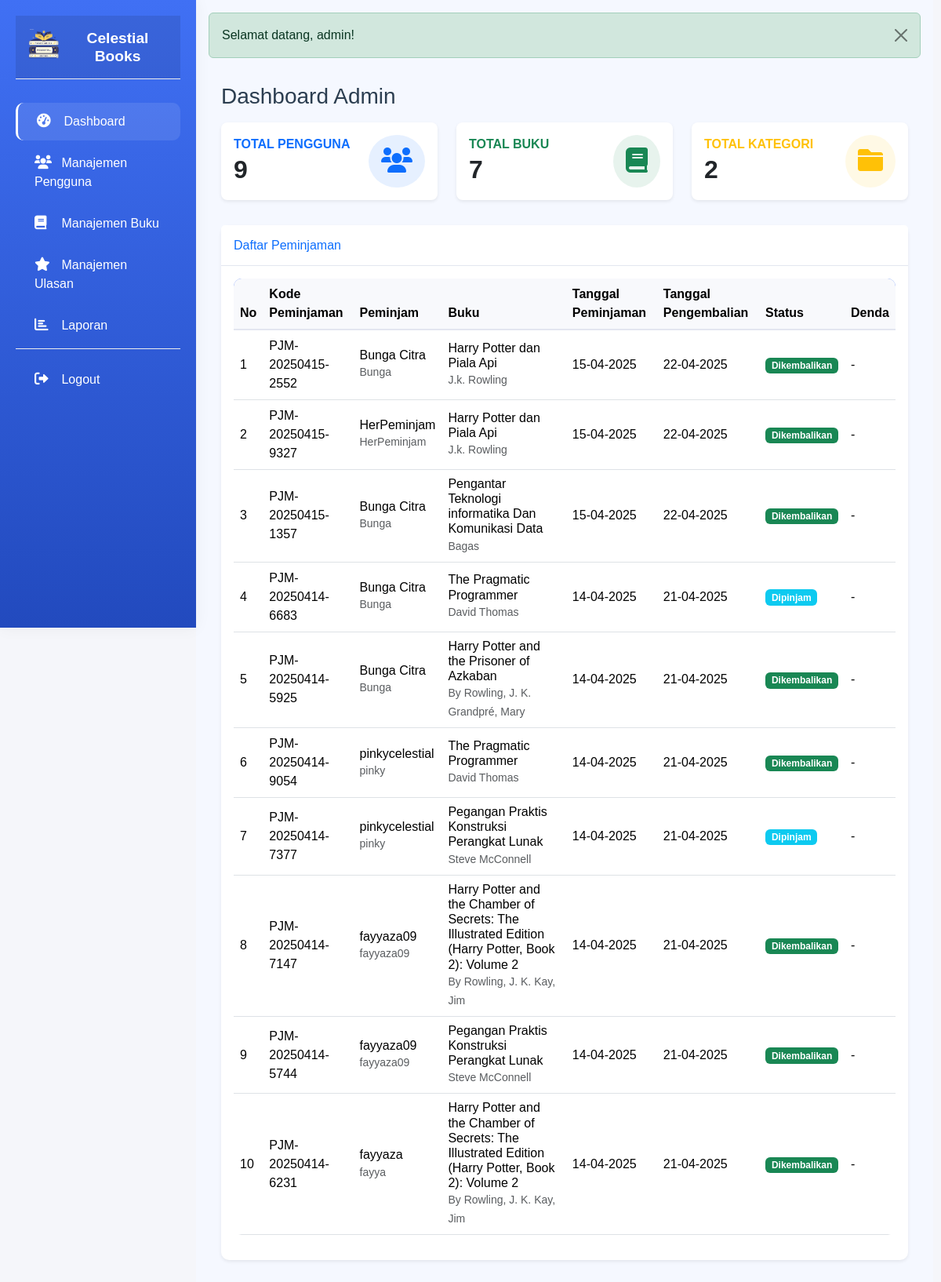
The page /modules/admin/dashboard.php (signed in) on the database its author committed.
### tables this page shows
CREATE TABLE `peminjaman` (
  `id` int(11) NOT NULL,
  `kode_peminjaman` varchar(20) NOT NULL,
  `user_id` int(11) DEFAULT NULL,
  `buku_id` int(11) DEFAULT NULL,
  `tanggal_peminjaman` date NOT NULL,
  `tanggal_pengembalian` date NOT NULL,
  `tanggal_dikembalikan` date DEFAULT NULL,
  `status_peminjaman` enum('dipinjam','dikembalikan','terlambat') DEFAULT 'dipinjam',
  `denda` decimal(10,2) DEFAULT 0.00,
  `catatan` text DEFAULT NULL,
  `petugas_id` int(11) DEFAULT NULL,
  `created_at` timestamp NOT NULL DEFAULT current_timestamp(),
  `updated_at` timestamp NOT NULL DEFAULT current_timestamp() ON UPDATE current_timestamp()
);

CREATE TABLE `users` (
  `id` int(11) NOT NULL,
  `username` varchar(255) NOT NULL,
  `email` varchar(255) NOT NULL,
  `password` varchar(255) NOT NULL,
  `nama_lengkap` varchar(255) NOT NULL,
  `alamat` text DEFAULT NULL,
  `no_telepon` varchar(15) DEFAULT NULL,
  `role` enum('admin','petugas','peminjam') NOT NULL,
  `created_at` timestamp NOT NULL DEFAULT current_timestamp(),
  `updated_at` timestamp NOT NULL DEFAULT current_timestamp() ON UPDATE current_timestamp(),
  `reset_token` varchar(64) DEFAULT NULL,
  `reset_expires` datetime DEFAULT NULL
);

CREATE TABLE `buku` (
  `id` int(11) NOT NULL,
  `kode_buku` varchar(20) NOT NULL,
  `judul` varchar(255) NOT NULL,
  `penulis` varchar(255) NOT NULL,
  `penerbit` varchar(255) NOT NULL,
  `tahun_terbit` int(11) NOT NULL,
  `isbn` varchar(20) DEFAULT NULL,
  `stok` int(11) NOT NULL DEFAULT 1,
  `cover_img` varchar(255) DEFAULT 'default_cover.jpg',
  `deskripsi` text DEFAULT NULL,
  `created_at` timestamp NOT NULL DEFAULT current_timestamp(),
  `updated_at` timestamp NOT NULL DEFAULT current_timestamp() ON UPDATE current_timestamp(),
  `rating` decimal(3,1) NOT NULL DEFAULT 0.0
);

### modules/admin/dashboard.php (the view, shortened to what this page needs)
<?php
$db = new Database();
$conn = $db->getConnection();
$stats = [
    'total_users' => $conn->query("SELECT COUNT(*) FROM users")->fetchColumn(),
    'total_books' => $conn->query("SELECT COUNT(*) FROM buku")->fetchColumn(),
    'total_categories' => $conn->query("SELECT COUNT(*) FROM kategori_buku")->fetchColumn()
];
$query = "
    SELECT
        p.*,
        u.username,
        u.nama_lengkap,
        b.judul,
        b.penulis,
        pt.username as petugas_username
    FROM
        peminjaman p
    JOIN
        users u ON p.user_id = u.id
    JOIN
        buku b ON p.buku_id = b.id
    LEFT JOIN
        users pt ON p.petugas_id = pt.id
    ORDER BY p.created_at DESC
";
$stmt = $conn->prepare($query);
$stmt->execute();
$peminjaman = $stmt->fetchAll(PDO::FETCH_ASSOC);
include '../../includes/header.php';
?>
<div class="container-fluid p-3">
    <div class="d-flex justify-content-between align-items-center mb-3">
        <h1 class="h3 mb-0">Dashboard Admin</h1>
    </div>
    <div class="row mb-3">
        <div class="col-md-4 mb-3">
            <div class="card border-0 rounded-3 shadow-sm stats-card h-100">
                <div class="card-body p-3">
                    <div class="d-flex justify-content-between align-items-center">
                        <div>
                            <h6 class="text-primary mb-1 fw-bold">TOTAL PENGGUNA</h6>
                            <h2 class="mb-0 fw-bold"><?= number_format($stats['total_users']) ?></h2>
                        </div>
                        <div class="bg-primary bg-opacity-10 p-3 rounded-circle">
                            <i class="fas fa-users text-primary fa-2x"></i>
                        </div>
                    </div>
                </div>
            </div>
        </div>
        <div class="col-md-4 mb-3">
            <div class="card border-0 rounded-3 shadow-sm stats-card h-100">
                <div class="card-body p-3">
                    <div class="d-flex justify-content-between align-items-center">
                        <div>
                            <h6 class="text-success mb-1 fw-bold">TOTAL BUKU</h6>
                            <h2 class="mb-0 fw-bold"><?= number_format($stats['total_books']) ?></h2>
                        </div>
                        <div class="bg-success bg-opacity-10 p-3 rounded-circle">
                            <i class="fas fa-book text-success fa-2x"></i>
                        </div>
                    </div>
                </div>
            </div>
        </div>
        <div class="col-md-4 mb-3">
            <div class="card border-0 rounded-3 shadow-sm stats-card h-100">
                <div class="card-body p-3">
                    <div class="d-flex justify-content-between align-items-center">
                        <div>
                            <h6 class="text-warning mb-1 fw-bold">TOTAL KATEGORI</h6>
                            <h2 class="mb-0 fw-bold"><?= number_format($stats['total_categories']) ?></h2>
                        </div>
                        <div class="bg-warning bg-opacity-10 p-3 rounded-circle">
                            <i class="fas fa-folder text-warning fa-2x"></i>
                        </div>
                    </div>
                </div>
            </div>
        </div>
    </div>
    <div class="card border-0 shadow-sm mb-4">
        <div class="card-header bg-white py-3">
            <h6 class="m-0 font-weight-bold text-primary">Daftar Peminjaman</h6>
        </div>
        <div class="card-body">
            <div class="table-responsive">
                <table class="table table-hover align-middle" id="dataTable">
                    <thead class="table-light">
                        <tr>
                            <th>No</th>
                            <th>Kode Peminjaman</th>
                            <th>Peminjam</th>
                            <th>Buku</th>
                            <th>Tanggal Peminjaman</th>
                            <th>Tanggal Pengembalian</th>
                            <th>Status</th>
                            <th>Denda</th>
                        </tr>
                    </thead>
                    <tbody>
                        <?php if (empty($peminjaman)): ?>
                            <tr>
                                <td colspan="8" class="text-center">Tidak ada data peminjaman</td>
                            </tr>
                        <?php else: ?>
                            <?php foreach ($peminjaman as $index => $pinjam): ?>
                                <tr>
                                    <td><?= $index + 1 ?></td>
                                    <td><?= htmlspecialchars($pinjam['kode_peminjaman']) ?></td>
                                    <td>
                                        <div>
                                            <h6 class="mb-0"><?= htmlspecialchars($pinjam['nama_lengkap']) ?></h6>
                                            <small class="text-muted"><?= htmlspecialchars($pinjam['username']) ?></small>
                                        </div>
                                    </td>
                                    <td>
                                        <div>
                                            <h6 class="mb-0"><?= htmlspecialchars($pinjam['judul']) ?></h6>
                                            <small class="text-muted"><?= htmlspecialchars($pinjam['penulis']) ?></small>
                                        </div>
                                    </td>
                                    <td><?= date('d-m-Y', strtotime($pinjam['tanggal_peminjaman'])) ?></td>
                                    <td>
                                        <?= $pinjam['tanggal_pengembalian'] ? date('d-m-Y', strtotime($pinjam['tanggal_pengembalian'])) : '-' ?>
                                    </td>
                                    <td>
                                        <?php
                                        $badgeClass = 'bg-secondary';
                                        if ($pinjam['status_peminjaman'] == 'dipinjam') {
                                            $badgeClass = 'bg-info';
                                        } elseif ($pinjam['status_peminjaman'] == 'dikembalikan') {
                                            $badgeClass = 'bg-success';
                                        } elseif ($pinjam['status_peminjaman'] == 'terlambat') {
                                            $badgeClass = 'bg-danger';
                                        }
                                        ?>
                                        <span class="badge <?= $badgeClass ?>"><?= ucfirst($pinjam['status_peminjaman']) ?></span>
                                    </td>
                                    <td>
                                        <?= $pinjam['denda'] > 0 ? 'Rp ' . number_format($pinjam['denda'], 0, ',', '.') : '-' ?>
                                    </td>
                                </tr>
                            <?php endforeach; ?>
                        <?php endif; ?>
                    </tbody>
                </table>
            </div>
        </div>
    </div>
</div>
<?php include '../../includes/footer.php'; ?>

### assets/css/style.css (style rules this page uses)
:root { --primary-color: #4070f4; --secondary-color: #0c134f; --success-color: #1cc88a; --info-color: #36b9cc; --warning-color: #f6c23e; --danger-color: #e74a3b; --white-color: #ffffff; --light-color: #f8f9fc; --dark-color: #5a5c69; --text-color: #333333; --text-light: #7f8c8d; --text-dark: #2c3e50; --sidebar-width: 260px; --header-height: 60px; --transition-speed: 0.3s; }
body { font-family: 'Nunito', sans-serif; background-color: #f5f6fa; color: var(--text-dark); }
.card { border: none; border-radius: 10px; box-shadow: 0 0.15rem 1.75rem 0 rgba(58, 59, 69, 0.15); transition: transform 0.3s ease; background-color: var(--white-color); }
.card-header { background-color: var(--white-color); border-bottom: 1px solid #e3e6f0; }
.table { background-color: var(--white-color); border-radius: 10px; overflow: hidden; }
.table thead { background-color: var(--primary-color); color: var(--white-color); }
.table thead th { background-color: var(--light-color); border-bottom: 2px solid #e3e6f0; }

### modules/admin/dashboard.php (style rules this page uses)
.stats-card { transition: transform 0.3s; }

### rows shown on the page
peminjaman: kode_peminjaman "PJM-20250415-2552", user.nama_lengkap "Bunga Citra", user.username "Bunga", buku.judul "Harry Potter dan Piala Api", buku.penulis "J.k. Rowling", tanggal_peminjaman "15-04-2025", tanggal_pengembalian "22-04-2025", status_peminjaman "Dikembalikan"
peminjaman: kode_peminjaman "PJM-20250415-9327", user.nama_lengkap "HerPeminjam", user.username "HerPeminjam", buku.judul "Harry Potter dan Piala Api", buku.penulis "J.k. Rowling", tanggal_peminjaman "15-04-2025", tanggal_pengembalian "22-04-2025", status_peminjaman "Dikembalikan"
peminjaman: kode_peminjaman "PJM-20250415-1357", user.nama_lengkap "Bunga Citra", user.username "Bunga", buku.judul "Pengantar Teknologi informatika Dan Komunikasi Data", buku.penulis "Bagas", tanggal_peminjaman "15-04-2025", tanggal_pengembalian "22-04-2025", status_peminjaman "Dikembalikan"
peminjaman: kode_peminjaman "PJM-20250414-6683", user.nama_lengkap "Bunga Citra", user.username "Bunga", buku.judul "The Pragmatic Programmer", buku.penulis "David Thomas", tanggal_peminjaman "14-04-2025", tanggal_pengembalian "21-04-2025", status_peminjaman "Dipinjam"
peminjaman: kode_peminjaman "PJM-20250414-5925", user.nama_lengkap "Bunga Citra", user.username "Bunga", buku.judul "Harry Potter and the Prisoner of Azkaban", buku.penulis "By Rowling, J. K. Grandpré, Mary", tanggal_peminjaman "14-04-2025", tanggal_pengembalian "21-04-2025", status_peminjaman "Dikembalikan"
peminjaman: kode_peminjaman "PJM-20250414-9054", user.nama_lengkap "pinkycelestial", user.username "pinky", buku.judul "The Pragmatic Programmer", buku.penulis "David Thomas", tanggal_peminjaman "14-04-2025", tanggal_pengembalian "21-04-2025", status_peminjaman "Dikembalikan"
peminjaman: kode_peminjaman "PJM-20250414-7377", user.nama_lengkap "pinkycelestial", user.username "pinky", buku.judul "Pegangan Praktis Konstruksi Perangkat Lunak", buku.penulis "Steve McConnell", tanggal_peminjaman "14-04-2025", tanggal_pengembalian "21-04-2025", status_peminjaman "Dipinjam"
peminjaman: kode_peminjaman "PJM-20250414-7147", user.nama_lengkap "fayyaza09", user.username "fayyaza09", buku.judul "Harry Potter and the Chamber of Secrets: The Illustrated Edition (Harry Potter, Book 2): Volume 2", buku.penulis "By Rowling, J. K. Kay, Jim", tanggal_peminjaman "14-04-2025", tanggal_pengembalian "21-04-2025", status_peminjaman "Dikembalikan"
peminjaman: kode_peminjaman "PJM-20250414-5744", user.nama_lengkap "fayyaza09", user.username "fayyaza09", buku.judul "Pegangan Praktis Konstruksi Perangkat Lunak", buku.penulis "Steve McConnell", tanggal_peminjaman "14-04-2025", tanggal_pengembalian "21-04-2025", status_peminjaman "Dikembalikan"
peminjaman: kode_peminjaman "PJM-20250414-6231", user.nama_lengkap "fayyaza", user.username "fayya", buku.judul "Harry Potter and the Chamber of Secrets: The Illustrated Edition (Harry Potter, Book 2): Volume 2", buku.penulis "By Rowling, J. K. Kay, Jim", tanggal_peminjaman "14-04-2025", tanggal_pengembalian "21-04-2025", status_peminjaman "Dikembalikan"

### other values the page prints
APP_NAME "Celestial Books"
$alert['message'] "Selamat datang, admin!"
$stats['total_users'] "9"
$stats['total_books'] "7"
$stats['total_categories'] "2"
